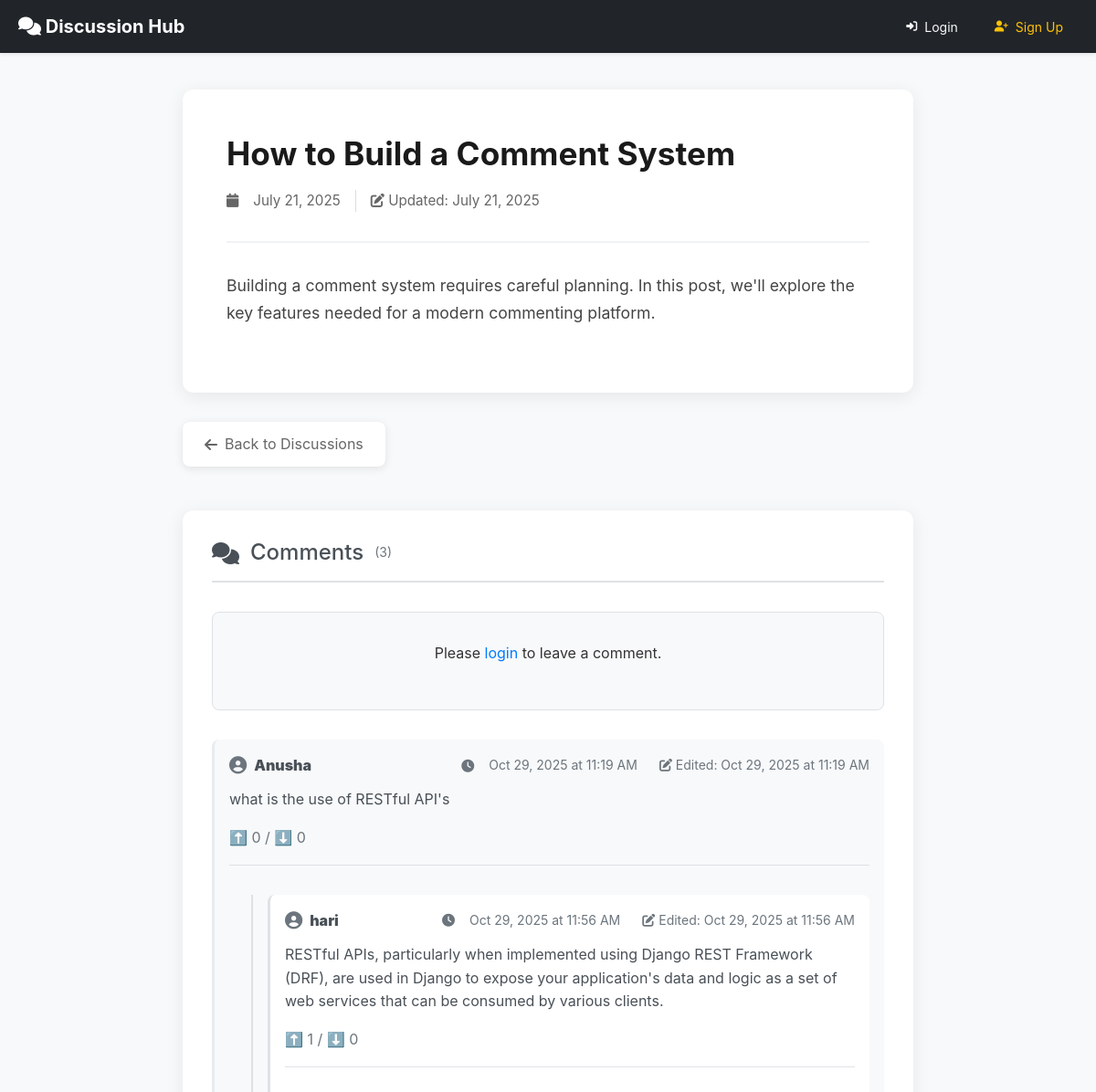
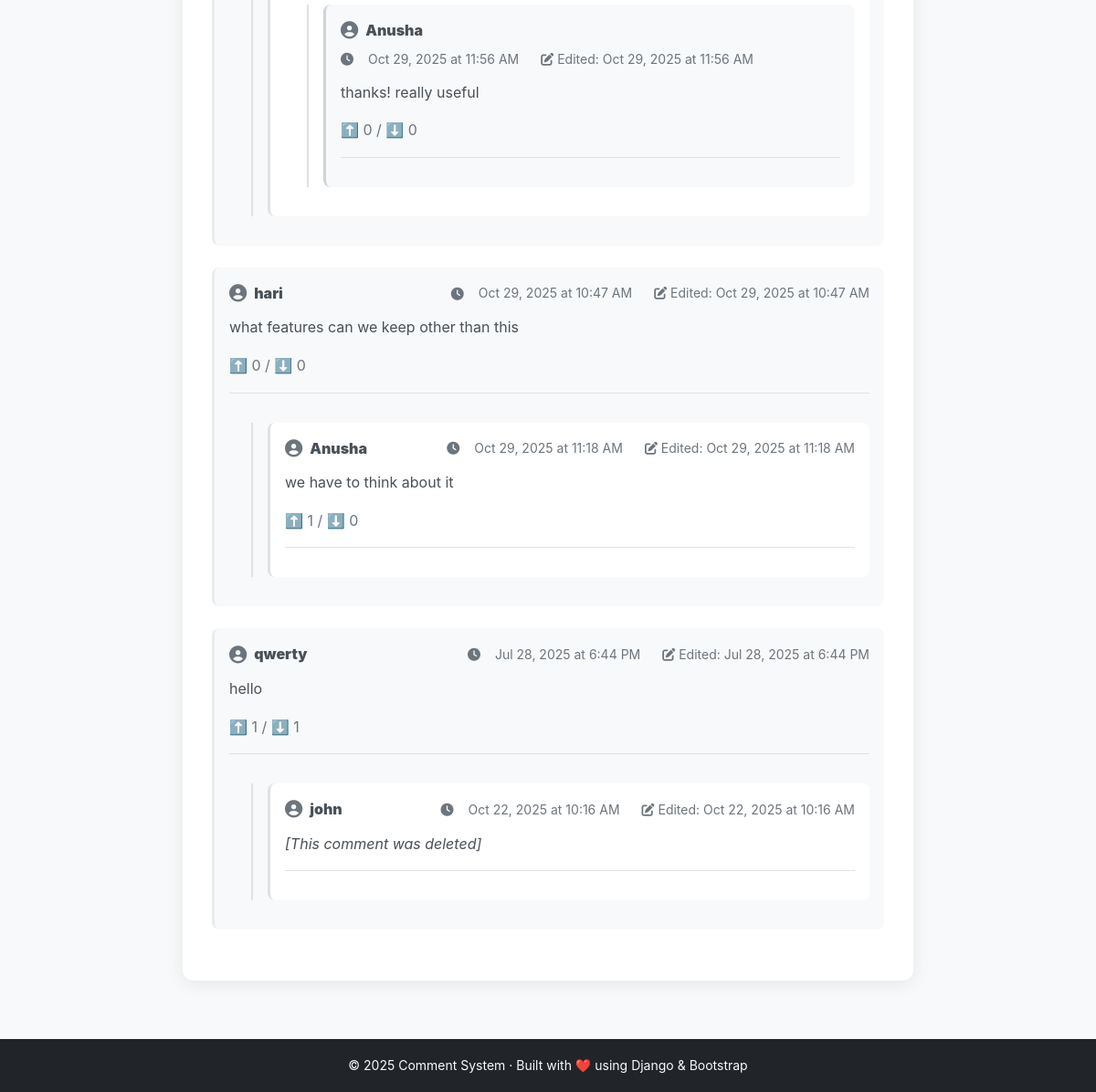
The page /page/2/ on the database its author committed (2 pictures, top to bottom).
### comments/models.py (models this page shows, shortened)
class Page(models.Model):
    title = models.CharField(max_length=200)
    content = models.TextField()
    created_at = models.DateTimeField(auto_now_add=True)
    updated_at = models.DateTimeField(auto_now=True)
    class Meta:
        ordering = ['-created_at']

class Comment(models.Model):
    page = models.ForeignKey(Page, on_delete=models.CASCADE, related_name='comments')
    author = models.ForeignKey(User, on_delete=models.CASCADE)
    content = models.TextField()
    created_at = models.DateTimeField(auto_now_add=True)
    updated_at = models.DateTimeField(auto_now=True)
    parent = models.ForeignKey('self', null=True, blank=True, on_delete=models.CASCADE, related_name='replies')
    def get_replies(self):
        return Comment.objects.filter(parent=self).order_by('created_at')
    @property
    def upvote_count(self):
        return self.votes.filter(vote_type='up').count()
    @property
    def downvote_count(self):
        return self.votes.filter(vote_type='down').count()
    is_deleted = models.BooleanField(default=False)  # NEW FIELD
    def can_be_edited_by(self, user):
        return (
            user == self.author and
            not self.is_deleted and
            timezone.now() <= self.created_at + timedelta(minutes=settings.COMMENT_EDIT_TIMEOUT_MINUTES)
        )
    def can_be_deleted_by(self, user):
        return user == self.author and not self.is_deleted
    class Meta:
        ordering = ['created_at']

### comments/views.py (the view)
# urls.py: path('page/<int:page_id>/', views.page_detail, name='page_detail'),
def page_detail(request, page_id):
    cache_key = f'page_{page_id}'
    page = cache.get(cache_key)
    if not page:
        page = get_object_or_404(Page, pk=page_id)
        cache.set(cache_key, page, timeout=CACHE_TTL)
    top_level_comments = Comment.objects.filter(
        page=page,
        parent__isnull=True,
        is_deleted=False
    ).select_related('author').prefetch_related('votes').order_by('-created_at')
    annotated_comments = annotate_comments(top_level_comments, request.user)
    paginator = Paginator(annotated_comments, 10)  # 10 comments per page
    page_number = request.GET.get('page', 1)
    page_obj = paginator.get_page(page_number)
    if request.method == 'POST' and request.user.is_authenticated:
        form = CommentForm(request.POST)
        if form.is_valid():
            comment = form.save(commit=False)
            comment.author = request.user
            comment.page = page
            parent_comment = form.cleaned_data.get('parent_id')
            if parent_comment:
                comment.parent = parent_comment
            comment.save()
            cache.delete(f'page_{page_id}')
            try:
                channel_layer = get_channel_layer()
                async_to_sync(channel_layer.group_send)(
                    f'comments_page_{page_id}',
                    {
                        'type': 'comment_message',
                        'comment': {
                            'id': comment.id,
                            'author': comment.author.username,
                            'content': comment.content,
                            'created_at': comment.created_at.isoformat(),
                            'parent_id': comment.parent_id
                        }
                    }
                )
                if comment.parent and comment.parent.author != request.user:
                    async_to_sync(channel_layer.group_send)(
                        f'notifications_{comment.parent.author.id}',
                        {
                            'type': 'notification_message',
                            'message': f'{request.user.username} replied to your comment',
                            'comment_id': comment.id,
                            'page_id': page_id
                        }
                    )
            except Exception as e:
                print(f"WebSocket error: {e}")
            if parent_comment:
                messages.success(request, 'Reply added successfully!')
            else:
                messages.success(request, 'Comment added successfully!')
            return redirect('comments:page_detail', page_id=page_id)
    else:
        form = CommentForm()
    return render(request, 'comments/page_detail.html', {
        'page': page,
        'comments': page_obj,
        'comment_form': form,
        'page_obj': page_obj
    })

### comments/templates/comments/page_detail.html (shortened to what this page needs)
{% extends 'comments/base.html' %}
{% block content %}
<div class="page-detail">
    <article class="post">
        <header class="post-header">
            <h2>{{ page.title }}</h2>
            <div class="post-meta">
                <i class="fas fa-calendar"></i>
                <span>{{ page.created_at|date:"F d, Y" }}</span>
                {% if page.updated_at != page.created_at %}
                    <span class="updated">
                        <i class="fas fa-edit"></i>
                        Updated: {{ page.updated_at|date:"F d, Y" }}
                    </span>
                {% endif %}
            </div>
        </header>
        <div class="post-content">
            {{ page.content|linebreaks }}
        </div>
    </article>
    <nav class="post-navigation">
        <a href="{% url 'comments:homepage' %}" class="back-link">
            <i class="fas fa-arrow-left"></i> Back to Discussions
        </a>
    </nav>
    <section class="comments-section">
        <div class="comments-header">
            <h3>
                <i class="fas fa-comments"></i> Comments
                <span class="comment-count">({{ page_obj.paginator.count }})</span>
            </h3>
        </div>
        <div class="comment-form-wrapper" id="main-comment-form">
            {% if user.is_authenticated %}
                <form method="post" class="comment-form">
                    {% csrf_token %}
                    <div class="form-group">
                        <label for="{{ comment_form.content.id_for_label }}">
                            <i class="fas fa-comment"></i> Add a comment:
                        </label>
                        {{ comment_form.content }}
                    </div>
                    <input type="hidden" name="parent_id" value="">
                    <div class="form-actions">
                        <button type="submit" class="btn btn-primary">
                            <i class="fas fa-paper-plane"></i> Post Comment
                        </button>
                    </div>
                </form>
            {% else %}
                <div class="login-prompt">
                    <p>Please <a href="{% url 'login' %}?next={{ request.path }}">login</a> to leave a comment.</p>
                </div>
            {% endif %}
        </div>
        <div class="comments-container">
            {% if page_obj %}
                {% for comment in page_obj %}
                    {% include 'comments/comment_display.html' with comment=comment %}
                {% endfor %}
            {% else %}
                <div class="no-comments">
                    <i class="fas fa-comment-slash"></i>
                    <p>No comments yet. Be the first to share your thoughts!</p>
                </div>
            {% endif %}
        </div>
    </section>
</div>
{% endblock %}

### comments/templates/comments/base.html (shortened to what this page needs)
{% load static %}
<!DOCTYPE html>
<html lang="en">
<head>
    <link href="https://cdn.jsdelivr.net/npm/bootstrap@5.1.3/dist/css/bootstrap.min.css" rel="stylesheet">
    <link rel="stylesheet" href="https://cdnjs.cloudflare.com/ajax/libs/font-awesome/6.5.0/css/all.min.css" />
    <link rel="stylesheet" href="{% static 'comments/style.css' %}">
</head>
<body style="background-color: #f8f9fa;">
    <nav class="navbar navbar-expand-lg navbar-dark bg-dark shadow-sm sticky-top">
        <div class="container">
            <a class="navbar-brand fw-bold" href="{% url 'comments:homepage' %}">
                <i class="fas fa-comments"></i> Discussion Hub
            </a>
            <div class="ms-auto d-flex align-items-center">
                {% if user.is_authenticated %}
                    <span class="navbar-text text-white me-3">
                        👋 Hello, <strong>{{ user.username }}</strong>
                    </span>
                    <a href="{% url 'comments:create_discussion' %}" class="btn btn-primary me-2">
                        <i class="fas fa-plus"></i> New Discussion
                    </a>
                    <form method="POST" action="{% url 'logout' %}" class="d-inline">
                        {% csrf_token %}
                        <button type="submit" class="btn btn-sm btn-outline-light">
                            <i class="fas fa-sign-out-alt"></i> Logout
                        </button>
                    </form>
                {% else %}
                    <a class="btn btn-sm btn-outline-light me-2" href="{% url 'login' %}">
                        <i class="fas fa-sign-in-alt"></i> Login
                    </a>
                    <a class="btn btn-sm btn-outline-warning" href="{% url 'comments:signup' %}">
                        <i class="fas fa-user-plus"></i> Sign Up
                    </a>
                {% endif %}
            </div>
        </div>
    </nav>
    <main class="container py-3">
        {% block content %}
        {% endblock %}
    </main>
    <footer class="bg-dark text-light text-center py-3 mt-5 shadow-sm">
        <div class="container">
            <small>&copy; 2025 Comment System · Built with ❤️ using Django & Bootstrap</small>
        </div>
    </footer>
</body>
</html>

### comments/templates/comments/comment_display.html
<div class="comment{% if comment.is_deleted %} deleted{% endif %}" data-comment-id="{{ comment.id }}">
    <div class="comment-content">
        <div class="comment-header d-flex justify-content-between">
            <div class="comment-author">
                <i class="fas fa-user-circle"></i>
                <strong>{{ comment.author.username }}</strong>
            </div>
            <div class="comment-meta text-muted small">
                <i class="fas fa-clock"></i>
                {{ comment.created_at|date:"M d, Y \a\t g:i A" }}
                {% if comment.updated_at != comment.created_at %}
                    <span class="ms-2">
                        <i class="fas fa-edit"></i>
                        Edited: {{ comment.updated_at|date:"M d, Y \a\t g:i A" }}
                    </span>
                {% endif %}
            </div>
        </div>
        <div class="comment-text mt-2">
            {% if comment.is_deleted %}
                <em>[This comment was deleted]</em>
            {% else %}
                {{ comment.content|linebreaks }}
            {% endif %}
        </div>
        {% if not comment.is_deleted %}
        <div class="comment-actions d-flex align-items-center gap-3 mt-2">
            {% if user.is_authenticated %}
                <form method="post" action="{% url 'comments:vote_comment' comment.id %}" style="display:inline;">
                    {% csrf_token %}
                    <input type="hidden" name="vote_type" value="up">
                    <button type="submit" class="btn btn-sm btn-outline-success">⬆️</button>
                </form>
                <span class="text-muted">{{ comment.upvote_count }} / {{ comment.downvote_count }}</span>
                <form method="post" action="{% url 'comments:vote_comment' comment.id %}" style="display:inline;">
                    {% csrf_token %}
                    <input type="hidden" name="vote_type" value="down">
                    <button type="submit" class="btn btn-sm btn-outline-danger">⬇️</button>
                </form>
                <button class="reply-btn btn btn-sm btn-link" data-comment-id="{{ comment.id }}">
                    <i class="fas fa-reply"></i> Reply
                </button>
                {% if user == comment.author %}
                    <a href="{% url 'comments:edit_comment' comment.id %}" class="btn btn-sm btn-outline-secondary">
                        <i class="fas fa-edit"></i> Edit
                    </a>
                    <a href="{% url 'comments:delete_comment' comment.id %}" class="btn btn-sm btn-outline-danger">
                        <i class="fas fa-trash"></i> Delete
                    </a>
                {% endif %}
            {% else %}
                <span class="text-muted">
                    ⬆️ {{ comment.upvote_count }} / ⬇️ {{ comment.downvote_count }}
                </span>
            {% endif %}
        </div>
        {% endif %}
    </div>
    <div class="reply-form-container" id="reply-form-{{ comment.id }}"></div>
    {% if comment.get_replies %}
        <div class="comment-replies ms-4 mt-3">
            {% for reply in comment.get_replies %}
                {% include 'comments/comment_display.html' with comment=reply %}
            {% endfor %}
        </div>
    {% endif %}
</div>

### rows shown on the page
Page: title "How to Build a Comment System", created_at "July 21, 2025", updated_at "July 21, 2025", content "Building a comment system requires careful planning. In this post, we'll explore the key features needed for a modern commenting platform."
Comment: author.username "Anusha", created_at "Oct 29, 2025 at 11:19 AM", updated_at "Oct 29, 2025 at 11:19 AM", content "what is the use of RESTful API's", upvote_count "0", downvote_count "0"
Comment: author.username "hari", created_at "Oct 29, 2025 at 11:56 AM", updated_at "Oct 29, 2025 at 11:56 AM", content "RESTful APIs, particularly when implemented using Django REST Framework (DRF), are used in Django to expose your application's data and logic as a set of web services that can be consumed by various clients.", upvote_count "1", downvote_count "0"
Comment: author.username "Anusha", created_at "Oct 29, 2025 at 11:56 AM", updated_at "Oct 29, 2025 at 11:56 AM", content "thanks! really useful", upvote_count "0", downvote_count "0"
Comment: author.username "hari", created_at "Oct 29, 2025 at 10:47 AM", updated_at "Oct 29, 2025 at 10:47 AM", content "what features can we keep other than this", upvote_count "0", downvote_count "0"
Comment: author.username "Anusha", created_at "Oct 29, 2025 at 11:18 AM", updated_at "Oct 29, 2025 at 11:18 AM", content "we have to think about it", upvote_count "1", downvote_count "0"
Comment: author.username "qwerty", created_at "Jul 28, 2025 at 6:44 PM", updated_at "Jul 28, 2025 at 6:44 PM", content "hello", upvote_count "1", downvote_count "1"
Comment: author.username "john", created_at "Oct 22, 2025 at 10:16 AM", updated_at "Oct 22, 2025 at 10:16 AM", is_deleted "[This comment was deleted]"

### other values the page prints
{{ page_obj.paginator.count }} "3"
